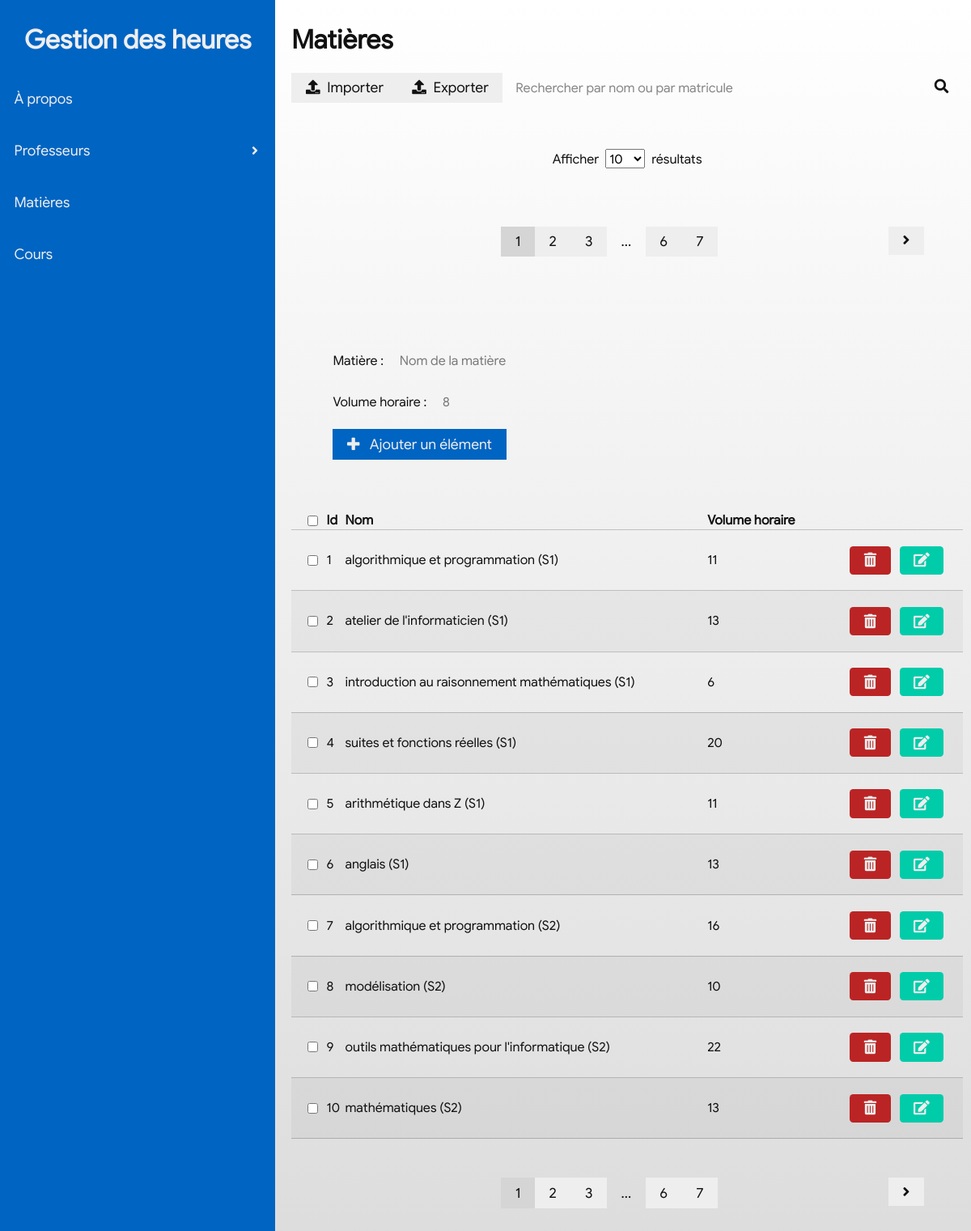
The page /subject on the database its author committed.
### tables this page shows
CREATE TABLE subject(id INT AUTO_INCREMENT, name VARCHAR(255), hrs INT, PRIMARY KEY(id));

### index.php (called while the page is built)
<?php
    require_once "controller/includes/db.php";
    require_once "view/functions.php";
    include "view/main.php";

### controller/includes/db.php (called while the page is built, shortened)
<?php
class DB{
    var $_pdo;
    function __construct($dns, $user, $password){
        $this->_pdo = new PDO($dns, $user, $password);
    }
    function query($query){
        return $this->_pdo->query($query);
    }
    function getData($query){
        $response = $this->query($query);
        $output = array();
        while($data = $response->fetch()){
            $item = array();
            foreach($data as $key => $value){
                $item[$key] = $value;
            }
            $output[count($output)] = $item;
        }
        return $output;
    }
}
$DB = new DB('mysql:host=localhost;dbname=phpProject', 'ryan', '');

### view/functions.php (the view, shortened to what this page needs)
    </tr><?php
function printSubjects(){
    global $DB;
    global $resultsPerPage;
    global $currentPage;
    $offset = $currentPage * $resultsPerPage;
    $limit = $resultsPerPage;
    $data = $DB->getData("SELECT * FROM subject LIMIT $limit OFFSET $offset");
    foreach($data as $e){
    ?><tr>
        <td><input type="checkbox" /></td>
        <td class='id'><?php echo $e['id']; ?></td>
        <td class='name'><?php echo utf8_encode($e['name']); ?></td>
        <td class='hrs'><?php echo $e['hrs']; ?></td>
        <td class="controls">
            <a class="btn btn-tertiary btn-rounded" href='/controller/delete.php?table=subject&id=<?php echo $e['id']; ?>'><i class="fas fa-trash-alt"></i></a>
            <button class="btn btn-quaternary btn-rounded edit"><i class="fas fa-edit"></i></button></td>
    </tr><?php
    }
}
function resultsPerPage(){
    $items = array(10, 25, 50, 100);
    $shown = isset($_GET['shown'])?$_GET['shown']:$items[0];
    $resultsPerPage = $shown;
    echo "<p><span>Afficher</span><select class='resultsperpage'>";
    foreach($items as $e){
        $attr = ($e == $shown)?'selected':'';
        echo "<option $attr>$e</option>";
    }
    echo "</select><span>résultats</span></p>";
}
function pagination($table){
    global $DB;
    global $resultsPerPage;
    $data = $DB->getData("SELECT COUNT(*) as len FROM $table");
    $len = $data[0][0];
    $pages = ($len / $resultsPerPage);
    $currentPage = isset($_GET['page'])?$_GET['page']:0;
    $dotted = false;
    echo '<div class="pages">';
    for($i = 0; $i < $pages; $i++){
        $p = $i+1;
        if(abs($i - $currentPage) < 2){
            if($i == $currentPage){
                echo "<span class='btn btn-secondary active'>$p</span>";
            }else{
                echo "<a class='btn btn-secondary' href='?page=$i&shown=$resultsPerPage'>$p</a>";
            }
        }else if($i < 3){
            echo "<a class='btn btn-secondary' href='?page=$i&shown=$resultsPerPage'>$p</a>";
        }else if($i+2 >= $pages){
            echo "<a class='btn btn-secondary' href='?page=$i&shown=$resultsPerPage'>$p</a>";
        }else{
            if($dotted) continue;
            echo "<span class='btn btn-secondary btn-disabled'>...</span>";
            $dotted = true;
            continue;
        }
        $dotted = false;
    }
    echo '</div>';
    echo '<div class="next">';
    if($currentPage+1 < $pages)
        echo '<a class="btn btn-secondary" href="?page='.($currentPage+1).'&shown='.$resultsPerPage.'"><i class="fas fa-angle-right"></i></a>';
    echo '</div>';}

### view/css/main.css (style rules this page uses)
html { box-sizing: border-box; }
*, *:before, *:after { box-sizing: inherit; }
html { font-family: Arial; }
.btn { padding: 0.5em 1em; border: none; background: none; font-size: 1.1em; }
.btn:active, .btn.active { outline: none; }
.btn.btn-secondary { background: #ccc; }
.btn.btn-rounded { border-radius: .25em; }
a.btn { display: inline-block; text-decoration: none; color: inherit; }
.btn, .control, .searchbar { transition: color 0.3s ease 0s, background 0.3s ease 0s; }
.controls { padding-top: 1em; padding-bottom: 1em; }
.background-light { background: #eee; color: #111; }
.btn.btn-secondary { background: #eee; color: #111; }
.btn.btn-secondary:hover, .btn.btn-secondary:active, .btn.btn-secondary.active { background: #d5d5d5; }
.btn.btn-tertiary { background: #bb2424; color: #eee; }
.btn.btn-quaternary { background: #00ccaa; color: #eee; }
html { font-family: 'Google Sans', 'Helvetica Neue', Arial !important; }
* { box-sizing: border-box !important; }
body { margin: 0; }
@media (min-width: 728px) { body { display: grid; grid-template-columns: max-content auto; } }
table tr { border-bottom: 1px solid rgba(0, 0, 0, 0.2); }
table tr:nth-of-type(2n) { background: rgba(0, 0, 0, 0.04); }
table tr > td:first-child { padding-left: 20px; }
table tr > td:last-child { padding-right: 20px; }
table td.controls { text-align: right; }
table td.controls .btn { margin: 0.2em; }
.row-count select { margin: 0.5em; display: inline-block; }
.pagination .pages { display: flex; justify-content: center; }

### view/css/ext.css (style rules this page uses)
.btn-disabled { background: unset!important; }

### rows shown on the page
subject: id "1", name "algorithmique et programmation (S1)", hrs "11"
subject: id "2", name "atelier de l'informaticien (S1)", hrs "13"
subject: id "3", name "introduction au raisonnement mathématiques (S1)", hrs "6"
subject: id "4", name "suites et fonctions réelles (S1)", hrs "20"
subject: id "5", name "arithmétique dans Z (S1)", hrs "11"
subject: id "6", name "anglais (S1)", hrs "13"
subject: id "7", name "algorithmique et programmation (S2)", hrs "16"
subject: id "8", name "modélisation (S2)", hrs "10"
subject: id "9", name "outils mathématiques pour l'informatique (S2)", hrs "22"
subject: id "10", name "mathématiques (S2)", hrs "13"

### other values the page prints
$p "1"
$p "2"
$p "3"
$p "6"
$p "7"
form field value "10"
